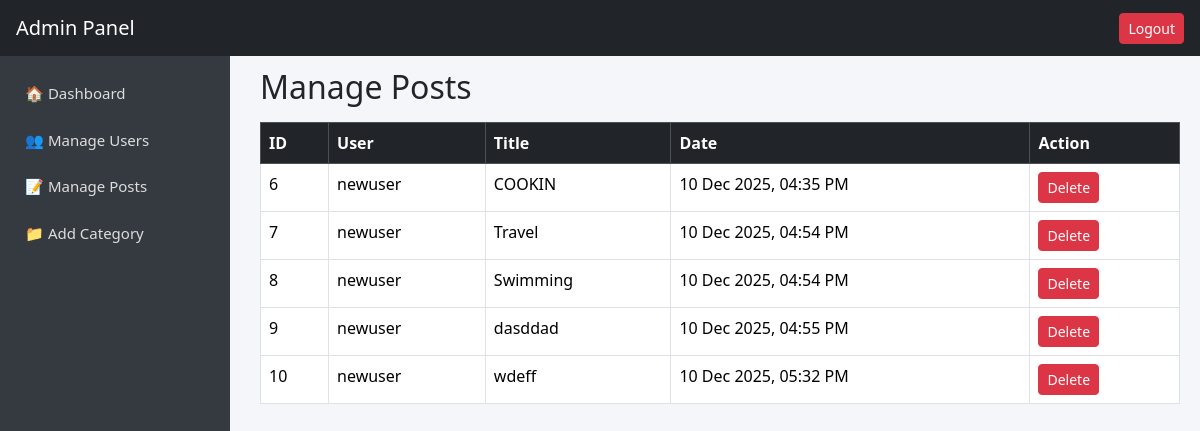
/admindashboard/admin/posts/, run on the app's committed database.
### blogapp/models.py (models this page shows)
class Posts(models.Model):
    author = models.ForeignKey(User, on_delete=models.CASCADE, related_name='posts')
    title = models.CharField(max_length=200)
    content = models.TextField()
    image = models.ImageField(upload_to='post_images/', blank=True, null=True)
    category = models.ForeignKey(Category, on_delete=models.SET_NULL, null=True, blank=True)
    created_at = models.DateTimeField(auto_now_add=True)
    updated_at = models.DateTimeField(auto_now=True)
    published = models.BooleanField(default=True)

### adminapp/views.py (the view)
# urls.py: path("admin/posts/", views.admin_posts, name="admin_posts"),
def admin_posts(request):
    posts = Posts.objects.select_related('author').all()
    return render(request, 'admin/admin_posts.html', {'posts': posts})

### templates/admin/admin_posts.html (shortened to what this page needs)
{% extends "admin/admin_base.html" %}
{% block content %}
<h2 class="mb-3">Manage Posts</h2>
<table class="table table-bordered">
    <thead class="table-dark">
        <tr>
            <th>ID</th>
            <th>User</th>
            <th>Title</th>
            <th>Date</th>
            <th>Action</th>
        </tr>
    </thead>
    <tbody>
        {% for post in posts %}
        <tr>
            <td>{{ post.id }}</td>
            <td>{{ post.author.username }}</td>
            <td>{{ post.title }}</td>
            <td>{{ post.created_at|date:"d M Y, h:i A" }}</td>
            <td>
                <a href="{% url 'delete_post' post.id %}"
                   class="btn btn-danger btn-sm"
                   onclick="return confirm('Delete this post?');">
                    Delete
                </a>
            </td>
        </tr>
        {% endfor %}
    </tbody>
</table>
{% endblock %}

### templates/admin/admin_base.html (style rules this page uses)
body { background: #f4f6f9; }

### data on the page
Posts: id "6", author.username "newuser", title "COOKIN", created_at "10 Dec 2025, 04:35 PM"
Posts: id "7", author.username "newuser", title "Travel", created_at "10 Dec 2025, 04:54 PM"
Posts: id "8", author.username "newuser", title "Swimming", created_at "10 Dec 2025, 04:54 PM"
Posts: id "9", author.username "newuser", title "dasddad", created_at "10 Dec 2025, 04:55 PM"
Posts: id "10", author.username "newuser", title "wdeff", created_at "10 Dec 2025, 05:32 PM"
